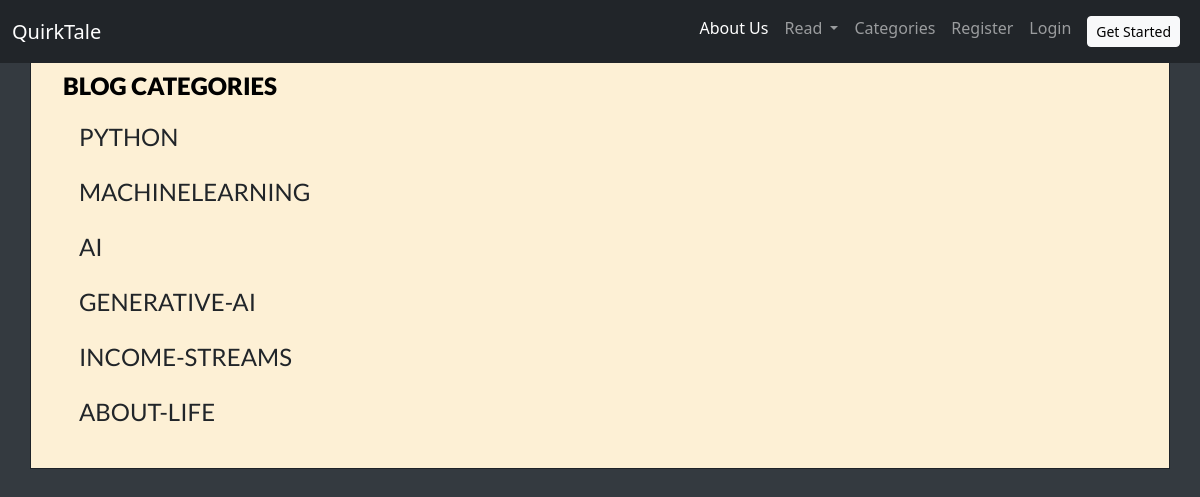
The page /category_list/ on the database its author committed.
### blog/models.py (models this page shows, shortened)
class Category(models.Model):
    name =  models.CharField(max_length=255,unique=True)
    def __str__(self):
        return self.name

### blog/views.py (the view)
# urls.py: path('category_list/',CategoryListView,name="category_list"),
def CategoryListView(request):
    cat_menu_list = Category.objects.all()
    return render(request, 'blog/category_list.html', {'cat_menu_list':cat_menu_list})

### blog/templates/blog/category_list.html (shortened to what this page needs)
{% extends 'blog/base.html' %}
{% block content %}
<div class="container">
    <div class="row">
        <div class="col-md-4">
            <div class="inner">
    <h2>Blog Categories</h2>
{% for item in cat_menu_list %}
        <h2><a class="dropdown-item" href="{% url 'category_list'%}">
            {{ item|slugify }} </a></h2>
{% endfor %}
    </div>
      </div>
   </div>
</div>
{% endblock %}

### blog/static/css/blog.css (style rules this page uses)
body { padding:50px 0px 50px 0px; -webkit-font-smoothing: antialiased; background:#343a40; }
h2 { font:900 24px Lato; text-transform:uppercase; margin-bottom:18px; color:black; }

### rows shown on the page
Category: name "PYTHON"
Category: name "MACHINELEARNING"
Category: name "AI"
Category: name "GENERATIVE-AI"
Category: name "INCOME-STREAMS"
Category: name "ABOUT-LIFE"
